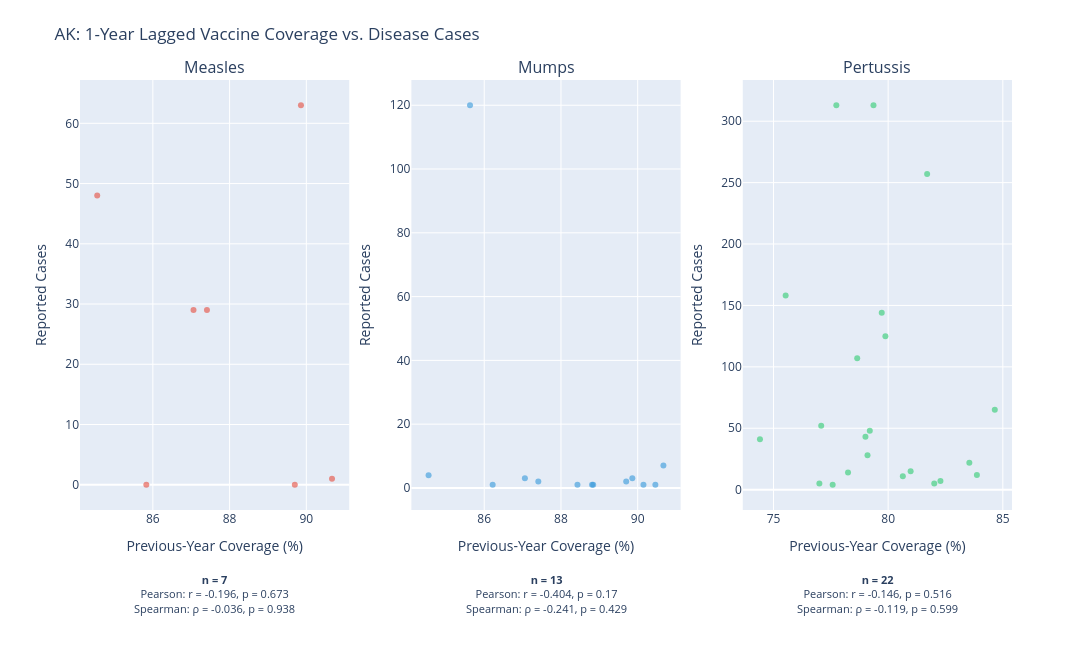

Write notebook code for a chart like this one.
### Code cell
graph_state_lagged_coverage(ak_lag_df)

### Figure 1 — Plotly figure (JSON) as saved in the notebook; plotly's stock layout.template omitted (floating-point values rounded to 4 significant figures)
{"data": [{"hovertemplate": "<b>Year: %{text}</b><br>Previous-year coverage: %{x:.2f}%<br>Cases: %{y}<extra></extra>", "marker": {"color": "#E74C3C", "opacity": 0.6}, "mode": "markers", "showlegend": false, "text": ["1996", "1997", "1998", "1999", "2000", "2016", "2017"], "type": "scatter", "x": [89.86, 84.55, 87.41, 87.06, 90.67, 89.7, 85.83], "xaxis": "x", "y": [63.0, 48.0, 29.0, 29.0, 1.0, 0.0, 0.0], "yaxis": "y"}, {"hovertemplate": "<b>Year: %{text}</b><br>Previous-year coverage: %{x:.2f}%<br>Cases: %{y}<extra></extra>", "marker": {"color": "#3498DB", "opacity": 0.6}, "mode": "markers", "showlegend": false, "text": ["1996", "1997", "1998", "1999", "2000", "2001", "2011", "2012", "2013", "2014", "2015", "2016", "2017"], "type": "scatter", "x": [89.86, 84.55, 87.41, 87.06, 90.67, 88.81, 88.43, 88.84, 86.22, 90.46, 90.15, 89.7, 85.63], "xaxis": "x2", "y": [3.0, 4.0, 2.0, 3.0, 7.0, 1.0, 1.0, 1.0, 1.0, 1.0, 1.0, 2.0, 120.0], "yaxis": "y2"}, {"hovertemplate": "<b>Year: %{text}</b><br>Previous-year coverage: %{x:.2f}%<br>Cases: %{y}<extra></extra>", "marker": {"color": "#2ECC71", "opacity": 0.6}, "mode": "markers", "showlegend": false, "text": ["1996", "1997", "1998", "1999", "2000", "2001", "2002", "2003", "2004", "2005", "2006", "2007", "2008", "2009", "2010", "2011", "2012", "2013", "2014", "2015", "2016", "2017"], "type": "scatter", "x": [77.58, 78.25, 80.98, 82.01, 83.54, 80.64, 77.0, 82.28, 83.87, 79.88, 84.65, 77.08, 81.7, 79.2, 74.41, 79.1, 77.74, 79.36, 75.53, 78.65, 79.72, 79.01], "xaxis": "x3", "y": [4.0, 14.0, 15.0, 5.0, 22.0, 11.0, 5.0, 7.0, 12.0, 125.0, 65.0, 52.0, 257.0, 48.0, 41.0, 28.0, 313.0, 313.0, 158.0, 107.0, 144.0, 43.0], "yaxis": "y3"}], "layout": {"annotations": [{"font": {"size": 16}, "showarrow": false, "text": "Measles", "x": 0.1444, "xanchor": "center", "xref": "paper", "y": 1, "yanchor": "bottom", "yref": "paper"}, {"font": {"size": 16}, "showarrow": false, "text": "Mumps", "x": 0.5, "xanchor": "center", "xref": "paper", "y": 1, "yanchor": "bottom", "yref": "paper"}, {"font": {"size": 16}, "showarrow": false, "text": "Pertussis", "x": 0.8556, "xanchor": "center", "xref": "paper", "y": 1, "yanchor": "bottom", "yref": "paper"}, {"align": "center", "font": {"size": 11}, "showarrow": false, "text": "<b>n = 7</b><br>Pearson: r = -0.196, p = 0.673<br>Spearman: ρ = -0.036, p = 0.938", "x": 0.5, "xref": "x domain", "y": -0.25, "yref": "paper"}, {"align": "center", "font": {"size": 11}, "showarrow": false, "text": "<b>n = 13</b><br>Pearson: r = -0.404, p = 0.17<br>Spearman: ρ = -0.241, p = 0.429", "x": 0.5, "xref": "x2 domain", "y": -0.25, "yref": "paper"}, {"align": "center", "font": {"size": 11}, "showarrow": false, "text": "<b>n = 22</b><br>Pearson: r = -0.146, p = 0.516<br>Spearman: ρ = -0.119, p = 0.599", "x": 0.5, "xref": "x3 domain", "y": -0.25, "yref": "paper"}], "height": 650, "margin": {"b": 140, "t": 80}, "title": {"text": "AK: 1-Year Lagged Vaccine Coverage vs. Disease Cases"}, "width": 1200, "xaxis": {"anchor": "y", "domain": [0, 0.2889], "title": {"text": "Previous-Year Coverage (%)"}}, "xaxis2": {"anchor": "y2", "domain": [0.3556, 0.6444], "title": {"text": "Previous-Year Coverage (%)"}}, "xaxis3": {"anchor": "y3", "domain": [0.7111, 1], "title": {"text": "Previous-Year Coverage (%)"}}, "yaxis": {"anchor": "x", "domain": [0, 1], "title": {"text": "Reported Cases"}}, "yaxis2": {"anchor": "x2", "domain": [0, 1], "title": {"text": "Reported Cases"}}, "yaxis3": {"anchor": "x3", "domain": [0, 1], "title": {"text": "Reported Cases"}}}}
